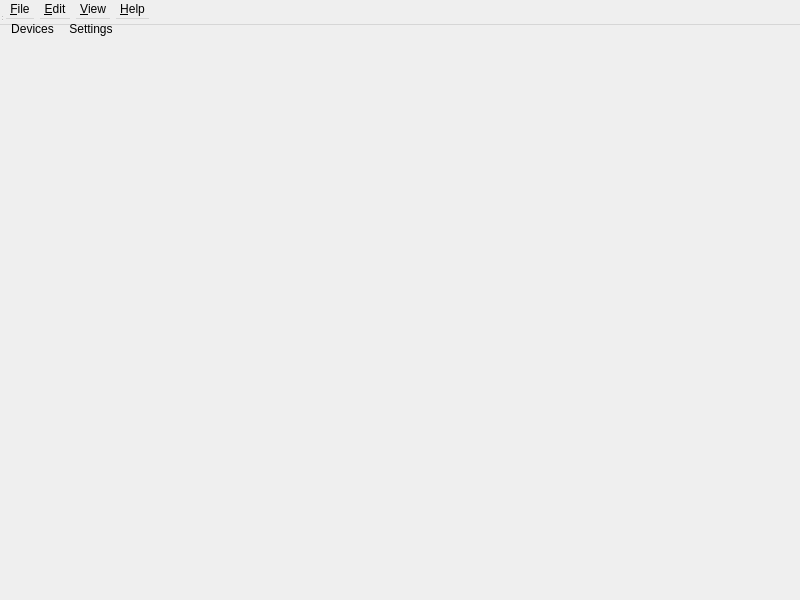
<?xml version="1.0" encoding="UTF-8"?>
<ui version="4.0">
 <class>MainWindow</class>
 <widget class="py_QMainWindow" name="MainWindow">
  <property name="geometry">
   <rect>
    <x>0</x>
    <y>0</y>
    <width>800</width>
    <height>600</height>
   </rect>
  </property>
  <property name="windowTitle">
   <string>MainWindow</string>
  </property>
  <property name="windowIcon">
   <iconset resource="../icons/icons.qrc">
    <normaloff>:/icons/tadek-icon.png</normaloff>:/icons/tadek-icon.png</iconset>
  </property>
  <property name="locale">
   <locale language="English" country="UnitedKingdom"/>
  </property>
  <widget class="QWidget" name="centralWidget">
   <property name="geometry">
    <rect>
     <x>0</x>
     <y>0</y>
     <width>2</width>
     <height>2</height>
    </rect>
   </property>
   <property name="sizePolicy">
    <sizepolicy hsizetype="Expanding" vsizetype="Expanding">
     <horstretch>0</horstretch>
     <verstretch>0</verstretch>
    </sizepolicy>
   </property>
   <layout class="QHBoxLayout" name="horizontalLayout">
    <property name="spacing">
     <number>0</number>
    </property>
    <property name="sizeConstraint">
     <enum>QLayout::SetDefaultConstraint</enum>
    </property>
    <property name="margin">
     <number>0</number>
    </property>
   </layout>
  </widget>
  <widget class="QMenuBar" name="menuBar">
   <property name="geometry">
    <rect>
     <x>0</x>
     <y>0</y>
     <width>800</width>
     <height>25</height>
    </rect>
   </property>
   <widget class="QMenu" name="menuFile">
    <property name="locale">
     <locale language="English" country="UnitedKingdom"/>
    </property>
    <property name="tearOffEnabled">
     <bool>false</bool>
    </property>
    <property name="title">
     <string>&amp;File</string>
    </property>
    <addaction name="separator"/>
    <addaction name="actionQuit"/>
   </widget>
   <widget class="QMenu" name="menuEdit">
    <property name="title">
     <string>&amp;Edit</string>
    </property>
    <addaction name="separator"/>
    <addaction name="actionDevices"/>
    <addaction name="actionSettings"/>
   </widget>
   <widget class="QMenu" name="menuView">
    <property name="title">
     <string>&amp;View</string>
    </property>
   </widget>
   <widget class="QMenu" name="menuHelp">
    <property name="title">
     <string>&amp;Help</string>
    </property>
    <addaction name="actionAbout"/>
   </widget>
   <addaction name="menuFile"/>
   <addaction name="menuEdit"/>
   <addaction name="menuView"/>
   <addaction name="menuHelp"/>
  </widget>
  <widget class="QStatusBar" name="statusBar">
   <property name="geometry">
    <rect>
     <x>0</x>
     <y>0</y>
     <width>3</width>
     <height>22</height>
    </rect>
   </property>
  </widget>
  <widget class="QToolBar" name="toolBarSwitch">
   <property name="geometry">
    <rect>
     <x>0</x>
     <y>0</y>
     <width>4</width>
     <height>13</height>
    </rect>
   </property>
   <property name="windowTitle">
    <string>toolBar</string>
   </property>
   <property name="toolButtonStyle">
    <enum>Qt::ToolButtonTextUnderIcon</enum>
   </property>
  </widget>
  <widget class="QToolBar" name="toolBarMain">
   <property name="geometry">
    <rect>
     <x>0</x>
     <y>0</y>
     <width>136</width>
     <height>57</height>
    </rect>
   </property>
   <property name="windowTitle">
    <string>toolBar</string>
   </property>
   <property name="toolButtonStyle">
    <enum>Qt::ToolButtonTextUnderIcon</enum>
   </property>
   <property name="floatable">
    <bool>true</bool>
   </property>
   <addaction name="actionDevices"/>
   <addaction name="actionSettings"/>
  </widget>
  <widget class="QToolBar" name="toolBarView">
   <property name="geometry">
    <rect>
     <x>0</x>
     <y>0</y>
     <width>4</width>
     <height>13</height>
    </rect>
   </property>
   <property name="windowTitle">
    <string>toolBar</string>
   </property>
   <property name="toolButtonStyle">
    <enum>Qt::ToolButtonTextUnderIcon</enum>
   </property>
  </widget>
  <action name="actionAbout">
   <property name="text">
    <string>&amp;About</string>
   </property>
  </action>
  <action name="actionDevices">
   <property name="icon">
    <iconset resource="../icons/icons.qrc">
     <normaloff>:/icons/phone.png</normaloff>:/icons/phone.png</iconset>
   </property>
   <property name="text">
    <string>&amp;Devices</string>
   </property>
   <property name="shortcut">
    <string>Ctrl+D</string>
   </property>
  </action>
  <action name="actionSettings">
   <property name="icon">
    <iconset resource="../icons/icons.qrc">
     <normaloff>:/icons/configure.png</normaloff>:/icons/configure.png</iconset>
   </property>
   <property name="text">
    <string>&amp;Settings</string>
   </property>
   <property name="shortcut">
    <string>Ctrl+P</string>
   </property>
  </action>
  <action name="actionQuit">
   <property name="text">
    <string>&amp;Quit</string>
   </property>
   <property name="shortcut">
    <string>Ctrl+Q</string>
   </property>
  </action>
 </widget>
 <customwidgets>
  <customwidget>
   <class>py_QMainWindow</class>
   <extends>QWidget</extends>
   <header>py_qmainwindow.h</header>
   <container>1</container>
  </customwidget>
 </customwidgets>
 <resources>
  <include location="../icons/icons.qrc"/>
 </resources>
 <connections/>
</ui>
